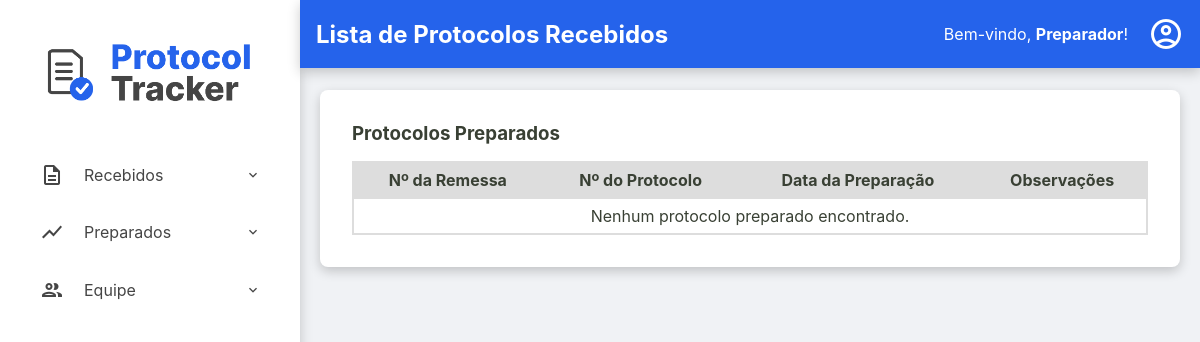
The app's page /preparadores/preparados (signed in), older data.
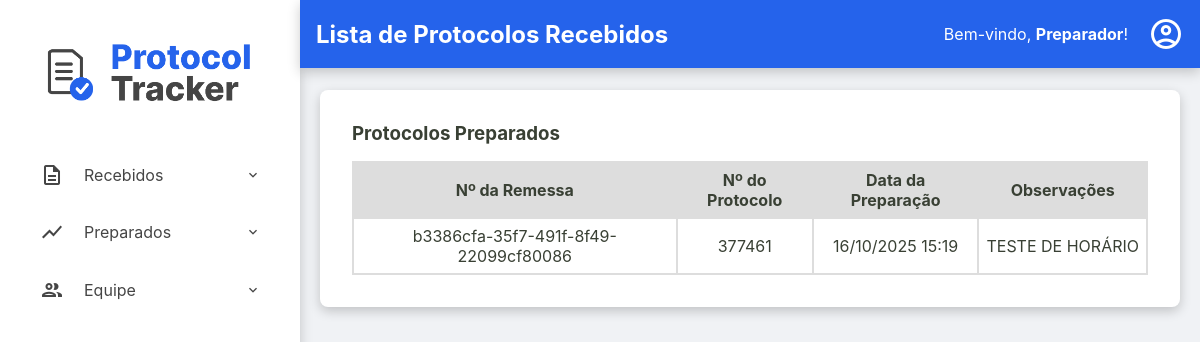
The same page, newer data.
### tables this page shows
CREATE TABLE protocolos (
    id TEXT PRIMARY KEY,
    id_remessa TEXT NOT NULL,
    numero_protocolo TEXT NOT NULL UNIQUE,
    data_preparacao TEXT NULL,
    id_preparador INTEGER NULL,
    data_digitalizacao TEXT NULL,
    id_digitalizador INTEGER NULL,
    status TEXT NOT NULL DEFAULT 'RECEBIDO',
    quantidade_paginas INTEGER NULL CHECK (quantidade_paginas >= 0),
    observacoes TEXT NULL,
    FOREIGN KEY (id_remessa) REFERENCES remessas (id),
    FOREIGN KEY (id_preparador) REFERENCES usuarios (id),
    FOREIGN KEY (id_digitalizador) REFERENCES usuarios (id)
  );

### src/Controller/ProtocoloController.php (called while the page is built, shortened)
<?php
class ProtocoloController
{
    public function preparadores_listaPreparados()
    {
        try {
            $listaProtocolosPreparados = $this->protocoloRepository->findByStatus('PREPARADO');
            require __DIR__ . '/../../templates/preparadores/preparados.php';
        } catch (Exception $e) {
            $this->home($e->getMessage());
        }
    }
}

### src/Repository/ProtocoloRepository.php (called while the page is built, shortened)
<?php
class ProtocoloRepository implements ProtocoloRepositoryInterface
{
    private PDO $connection;
    public function __construct(PDO $connection)
    {
        $this->connection = $connection;
    }
    public function findByStatus(string $status): array
    {
        $sqlQuery = "SELECT * FROM protocolos WHERE status = :status;";
        $stmt = $this->connection->prepare($sqlQuery);
        $stmt->bindValue(':status', $status);
        $stmt->execute();
        return $this->hidrataLista($stmt);
    }
    private function hidrataLista(PDOStatement $stmt): array
    {
        $listaDeProtocolos = [];
        while($dadosProtocolo = $stmt->fetch()){
            $listaDeProtocolos[] = Protocolo::fromArray($dadosProtocolo);
        }
        return $listaDeProtocolos;
    }
}

### src/Model/Protocolo.php (called while the page is built, shortened)
<?php
class Protocolo {
    public function getIdRemessa(): string { return $this->id_remessa; }
    public function getNumeroProtocolo(): string { return $this->numero_protocolo; }
    public function getDataPreparacao(): ?DateTimeImmutable { return $this->data_preparacao; }
    public function getObservacoes(): ?string { return $this->observacoes; }
    public static function fromArray(array $array): self
    {
        try {
            $data_preparacao = isset($array['data_preparacao']) ? new DateTimeImmutable($array['data_preparacao']) :  null;
            $data_digitalizacao = isset($array['data_digitalizacao']) ? new DateTimeImmutable($array['data_digitalizacao']) :  null;
        } catch (Exception $e) {
            throw new Exception("Falha ao criar data");
        }
        return new self(
            $array['id'],
            $array['id_remessa'],
            $array['numero_protocolo'],
            $data_preparacao,
            isset($array['id_preparador']) ? (int) $array['id_preparador'] : null,
            $data_digitalizacao,
            isset($array['id_digitalizador']) ? (int) $array['id_digitalizador'] : null,
            $array['status'],
            isset($array['quantidade_paginas']) ? (int) $array['quantidade_paginas'] : null,
            $array['observacoes'] ?? null,
        );
    }
}

### templates/preparadores/preparados.php (the view, shortened to what this page needs)
<?php require __DIR__ . '/../components/_header.php'; ?>
<div class="listagem-container">
    <h3>Protocolos Preparados</h3>
    <table id="tabela-preparados" class="protocolos-table datatable-js">
        <thead>
            <tr>
                <th>Nº da Remessa</th>
                <th>Nº do Protocolo</th>
                <th>Data da Preparação</th>
                <th>Observações</th>
            </tr>
        </thead>
        <tbody>
            <?php if (empty($listaProtocolosPreparados)): ?>
                <tr>
                    <td colspan="4" class="nenhum-resultado">Nenhum protocolo preparado encontrado.</td>
                </tr>
            <?php endif; ?>
            <?php foreach ($listaProtocolosPreparados as $protocolo): ?>
                <tr>
                    <td>
                        <?php
                            echo htmlspecialchars($protocolo->getIdRemessa());
                        ?>
                    </td>
                    <td><?= htmlspecialchars($protocolo->getNumeroProtocolo()) ?></td>
                    <td><?= $protocolo->getDataPreparacao() ? $protocolo->getDataPreparacao()->format('d/m/Y H:i') : 'N/A' ?></td>
                    <td class="coluna-observacoes" title="<?= htmlspecialchars($protocolo->getObservacoes() ?? '') ?>">
                        <?= htmlspecialchars($protocolo->getObservacoes() ?? 'N/A') ?>
                    </td>
                </tr>
            <?php endforeach; ?>
        </tbody>
    </table>
</div>
<?php require __DIR__ . '/../components/_footer.php'; ?>

Row changes from the older to the newer data that the page shows:
added protocolos: id_remessa "b3386cfa-35f7-491f-8f49-22099cf80086", numero_protocolo "377461", format "16/10/2025 15:19", observacoes "TESTE DE HORÁRIO"
Text that changed along with them:
text no longer shown: "Nenhum protocolo preparado encontrado."
